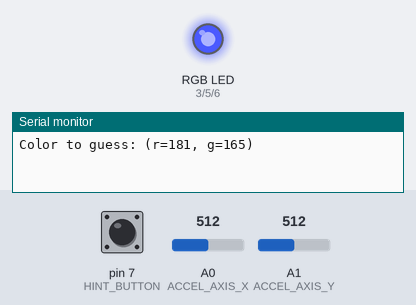
Recording of a sketch running on a simulated Arduino Uno, built with avr-gcc and run on an emulated ATmega328P. On the bench: an RGB LED mixed from three pins (HIGH = lit), the last lines printed to the serial monitor. The test bench sets the inputs (shaded band); at power-on: A0 (ACCEL_AXIS_X) = 512, A1 (ACCEL_AXIS_Y) = 512, pin 7 (HINT_BUTTON) LOW. Random numbers use the default seed unless the sketch sets one.

Above: at 1.2 s.
1.3 s: A0 (ACCEL_AXIS_X) set to 716
4.3 s: A1 (ACCEL_AXIS_Y) set to 716
At 7.0 s:
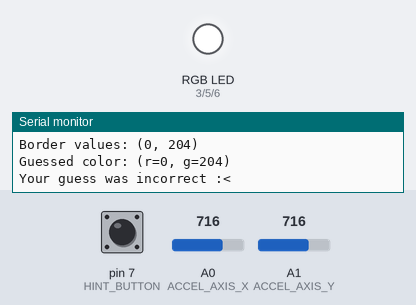
7.3 s: A0 (ACCEL_AXIS_X) set to 900
At 8.7 s:
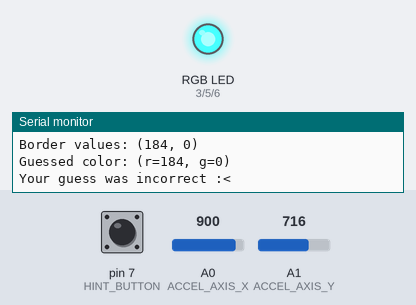
10.3 s: A1 (ACCEL_AXIS_Y) set to 900
At 11.3 s:
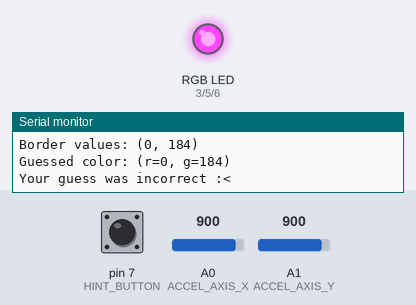
13.3 s: A0 (ACCEL_AXIS_X) set to 1023
At 14.7 s:
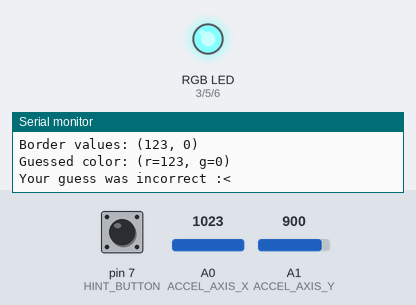
16.3 s: A1 (ACCEL_AXIS_Y) set to 1023
At 17.2 s:
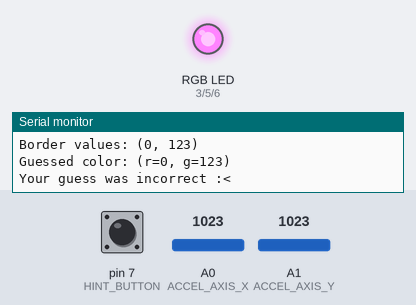
Timing chart, 0 to 19.4 s (numbered marks = the images above; inputs shaded):
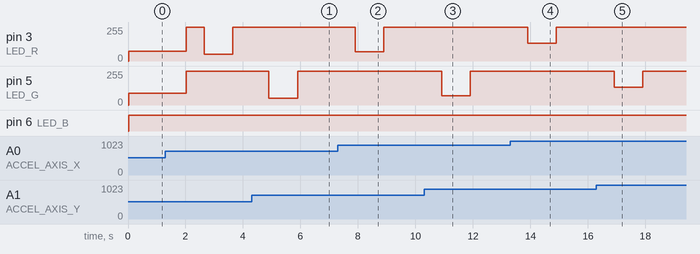

Measured:
- after the input at 4.3 s, pin 5 (LED_G): 255/255 → 51/255 after 0.61 s, → 255/255 1.0 s later
- after the input at 7.3 s, pin 3 (LED_R): 255/255 → 71/255 after 0.60 s, → 255/255 1.0 s later
- after the input at 10.3 s, pin 5 (LED_G): 255/255 → 71/255 after 0.61 s, → 255/255 1.0 s later
- after the input at 13.3 s, pin 3 (LED_R): 255/255 → 132/255 after 0.61 s, → 255/255 1.0 s later
- after the input at 16.3 s, pin 5 (LED_G): 255/255 → 132/255 after 0.62 s, → 255/255 1.0 s later

The sketch:

task17.ino
```cpp
#include <stdio.h>
#include <string.h>

#include "color.h"
#include "accel.h"
#include "format.h"


#define uint unsigned int
#define ulong unsigned long

#define HINT_BUTTON 7

#define SHOWING_DELAY 2000

#define BLINKING_TIMES 3
#define BLINKING_DELAY 500

#define GUESSING_ACCEL_TOLERANCE 30
#define GUESSING_COLOR_TOLERANCE 60
#define GUESSING_MOTION_TOLERANCE 500
#define GUESSING_DELAY 1000

void showing_setup();
void showing_loop();

void guessing_setup();
void guessing_check();
void guessing_loop();

void blinking_setup();
void blinking_loop();

enum {
	SHOWING,
	GUESSING,
	BLINKING
} state;

bool motion;
ulong motionEndTime;

int maxX, maxY;

color_t goalColor;

void setup() {
	Serial.begin(9600);
	pinMode(HINT_BUTTON, INPUT);

	color_setup();
	accel_setup();

	showing_setup();
}

void showing_setup() {
	state = SHOWING;
	goalColor = color_rand();
	goalColor.b = 0;

	printlnf("Color to guess: (r=%d, g=%d)", goalColor.r, goalColor.g);
}

void showing_loop() {
	color_show(goalColor);
	delay(SHOWING_DELAY);
	color_hide();

	guessing_setup();
}

void guessing_setup() {
	state = GUESSING;
	motion = false;
}

void guessing_check() {
	printlnf("Guessed color: (r=%d, g=%d)", maxX, maxY);

	if (abs(maxX - goalColor.r) < GUESSING_COLOR_TOLERANCE &&
	    abs(maxY - goalColor.g) < GUESSING_COLOR_TOLERANCE)
	{
		printlnf("Guessed correctly!");
		blinking_setup();
	} else {
		printlnf("Your guess was incorrect :<");
		color_show(color_new(maxX, maxY, 0));
		delay(GUESSING_DELAY);
		color_hide();
	}
}

void guessing_loop() {
	int x = accel_readX();
	int y = accel_readY();
	ulong currentTime = millis();
	// printlnf("%d %d", x, y);

	if (digitalRead(HINT_BUTTON) == HIGH) {
		color_show(goalColor);
	} else {
		color_hide();
	}

	if (!motion && (x >= GUESSING_ACCEL_TOLERANCE ||
	                y >= GUESSING_ACCEL_TOLERANCE))
	{
		/*
		 * Acceleration is greater than tolerance, therefore the motion has
		 * started. Therefore we must initialize guessed color.
		 */
		printlnf("Motion started!");

		motion = true;
		maxX = 0;
		maxY = 0;
	} else if (motion && (x < GUESSING_ACCEL_TOLERANCE &&
	                      y < GUESSING_ACCEL_TOLERANCE))
	{
		/*
		 * Acceleration is lower than tolerance and we were in motion state,
		 * therefore motion has ended. Check whether user guessed the color
		 * right and go to the blinking state if so. Otherwise, show what he
		 * guessed and start guessing proces again.
		 */
		if (currentTime - motionEndTime >= GUESSING_MOTION_TOLERANCE) {
			printlnf("Motion ends!");
			printlnf("Border values: (%d, %d)", maxX, maxY);

			motion = false;
			guessing_check();
		}
	}

	if (motion && (x >= GUESSING_ACCEL_TOLERANCE ||
	               y >= GUESSING_ACCEL_TOLERANCE))
	{
		/*
		 * We are in the motion state, so we take maximum of current
		 * acceleration and guess so far as the new guess color value.
		 */
		motionEndTime = currentTime;
		maxX = max(maxX, x);
		maxY = max(maxY, y);
	}
}

void blinking_setup() {
	state = BLINKING;
}

void blinking_loop() {
	for (int i = 0; i < BLINKING_TIMES; i++) {
		color_show(goalColor);
		delay(BLINKING_DELAY);
		color_hide();
		delay(BLINKING_DELAY);
	}

	showing_setup();
}

void loop() {
	accel_loop();

	switch (state) {
	case SHOWING:
		showing_loop();
		break;
	case GUESSING:
		guessing_loop();
		break;
	case BLINKING:
		blinking_loop();
		break;
	}

	delay(10);
}
```

accel.cpp
```cpp
#include "accel.h"

#include "Arduino.h"


#define ACCEL_AXIS_X A0
#define ACCEL_AXIS_Y A1

static int accel_prevValueX;
static int accel_prevValueY;
static int accel_currValueX;
static int accel_currValueY;

void accel_setup() {
	pinMode(ACCEL_AXIS_X, INPUT);
	pinMode(ACCEL_AXIS_Y, INPUT);
	accel_prevValueX = accel_currValueX = analogRead(ACCEL_AXIS_X);
	accel_prevValueY = accel_currValueY = analogRead(ACCEL_AXIS_Y);
}

void accel_loop() {
	accel_prevValueX = accel_currValueX;
	accel_currValueX = analogRead(ACCEL_AXIS_X);

	accel_prevValueY = accel_currValueY;
	accel_currValueY = analogRead(ACCEL_AXIS_Y);
}

int accel_readX() {
	return abs(accel_currValueX - accel_prevValueX);
}

int accel_readY() {
	return abs(accel_currValueY - accel_prevValueY);
}
```

accel.h
```cpp
#ifndef FILE_ACCEL_H
#define FILE_ACCEL_H


void accel_setup();
void accel_loop();
int accel_readX();
int accel_readY();


#endif
```

color.cpp
```cpp
#include "color.h"

#include "Arduino.h"

void color_setup() {
	pinMode(A0, INPUT);
	srand(analogRead(A0));

	pinMode(LED_R, OUTPUT);
	pinMode(LED_G, OUTPUT);
	pinMode(LED_B, OUTPUT);
}

color_t color_new(unsigned char r, unsigned char g, unsigned char b) {
	color_t result;
	result.r = r;
	result.g = g;
	result.b = b;
	return result;
}

color_t color_rand() {
	return color_new(rand() % 0xFF, rand() % 0xFF, rand() % 0xFF);
}

void color_show(color_t color) {
	analogWrite(LED_R, 0xFF - color.r);
	analogWrite(LED_G, 0xFF - color.g);
	analogWrite(LED_B, 0xFF - color.b);
}

void color_hide() {
	analogWrite(LED_R, 0xFF);
	analogWrite(LED_G, 0xFF);
	analogWrite(LED_B, 0xFF);
}
```

color.h
```cpp
#include "Arduino.h"

#define LED_R 3
#define LED_G 5
#define LED_B 6

typedef struct {
	unsigned char r, g, b;
} color_t;

void color_setup();
color_t color_new(unsigned char r, unsigned char g, unsigned char b);
color_t color_rand();
void color_show(color_t color);
void color_hide();
```

format.cpp
```cpp
#include "format.h"

#include <stdio.h>
#include <stdarg.h>
#include "Arduino.h"


#define FORMAT_BUFFER_SIZE 256

static char format_buffer[FORMAT_BUFFER_SIZE];

void printlnf(const char *format, ...) {
	va_list args;
	va_start(args, format);
	vsnprintf(format_buffer, FORMAT_BUFFER_SIZE, format, args);
	va_end(args);

	Serial.println(format_buffer);
	Serial.flush();
}
```

format.h
```cpp
#ifndef FILE_FORMAT_H
#define FILE_FORMAT_H


void printlnf(const char *format, ...);


#endif
```
